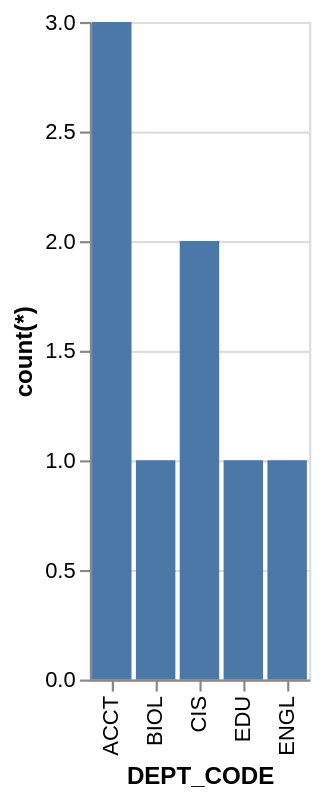

This figure's Vega-Lite source:
### Vega-Lite specification from a JSON file in a GitHub repository (floating-point values rounded to 4 significant figures)
{"data": {"values": [{"x_data": "ACCT", "y_data": 3}, {"x_data": "BIOL", "y_data": 1}, {"x_data": "CIS", "y_data": 2}, {"x_data": "EDU", "y_data": 1}, {"x_data": "ENGL", "y_data": 1}]}, "mark": "bar", "encoding": {"x": {"field": "x_data", "type": "nominal", "title": "DEPT_CODE", "sort": "ascending"}, "y": {"field": "y_data", "type": "quantitative", "title": "count(*)"}}}
